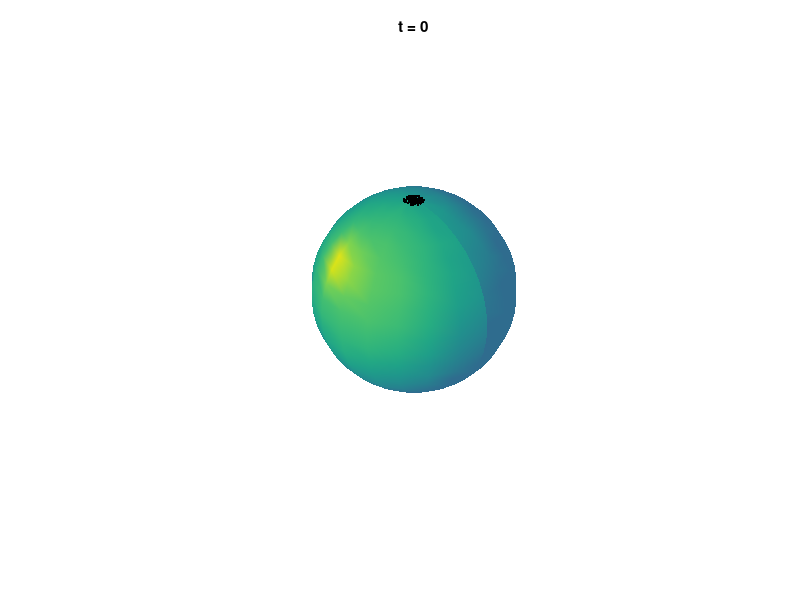

Write MATLAB code to recreate this figure. (Note: this script raises an error after producing the figure.)
%% 2-sphere: potential giving uniform density distribution at equilibrium

%% Radius and number of particles
clear, close all;

R=1;
N = 140;

filename = 'obstacle_w_quiver.gif';

%% time-step
dt=10^-2;
tmax=200;
step_num=ceil(tmax/dt);
dt = tmax/step_num;
frame_skip = floor(step_num/100);
% frame_skip = 1;
%% initial condition and boundary
% phi from 0 to 2pi
phi=rand(1,N)'*2*pi;
% phi = linspace(0,2*pi,N+1); phi = (phi(1:end-1))';

% th from 0 to pi, angle from z-axis
th=rand(1,N)'*0.1;
th_bd=0.5*pi;

I = (th >= th_bd); % indices of particles that have reached the boundary

[X,Y,Z] = sph2cart(phi,pi/2-th,R);



%% Plot particles
F = figure;
H = plot3(X,Y,Z,'k.'); hold on;
title('t = 0');
p_axis=R*1.5;
axis([-p_axis, p_axis,-p_axis, p_axis,-p_axis, p_axis]);

H2 = [];

%% plot sphere
[x,y,z]=sphere;
Re=R-eps;
sph = surfl(x*Re, y*Re, z*Re);
set(sph, 'FaceAlpha', 1)
shading interp;
axis square;
az = 45;
el = 30;
% el = -90;
view(az, el);
axis off;
% set(gca,'nextplot','replacechildren','visible','off')

%% Forward Euler
dth=zeros(N,1);
dphi=zeros(N,1);
% kp=1/R^2;

for k=0:step_num
    
    % display message for velocity blow-up or reaching equilibrium
    
    
    if norm([dth;dphi],Inf) > 10^6
        disp(['Speed blow up at t = ' num2str(dt*k)]);
        break;
    elseif and( and(norm(dth,Inf) < 10^-3, norm(dphi,Inf) < 10^-3), k>0 )
        disp(['Speed very small at t = ' num2str(dt*k-1)]);
        break;
    end
    
    
    % plot
    [X,Y,Z] = sph2cart(phi,pi/2-th,R);
    
    if mod(k,frame_skip)==0 % plot frames at the frequency we want
        % plot particles
        set(H,{'xdata','ydata','zdata'},{X,Y,Z});
        title(['t = ' num2str(k*dt)]);
        
        % plot quiver
        if any(I);   % check if particles have reached the boundary
            % calculate quiver
            dX = R*sin(th).*(cos(phi+dphi)-cos(phi));
            dY = R*sin(th).*(sin(phi+dphi)-sin(phi));
            dZ = R*(cos(th+dth) - cos(th));
            
            
            % normalize quiver
            % scale = sqrt(dX.^2 + dY.^2 + dZ.^2);
            % dX = dX./scale;
            % dY = dY./scale;
            % dZ = dZ./scale;
            
            delete(H2);
            H2 = quiver3(X(I),Y(I),Z(I), dX(I), dY(I), dZ(I),'color','red');
        end
        
        drawnow;
        
        im = frame2im(getframe(F));
        [imind,cm] = rgb2ind(im,256);
        
        % Write to the GIF File
        if k == 0
            imwrite(imind,cm,filename,'gif', 'Loopcount',inf);
        else
            imwrite(imind,cm,filename,'gif','WriteMode','append');
        end
    end
    
    
    
    
    % calculate new dth, dphi
    for i=1:N
        th_i=th(i);
        phi_i=phi(i);
        
        sum_th = 0;
        sum_phi = 0;
        for j=1:N
            if j==i
                continue;
            else
                
                th_j=th(j);
                phi_j=phi(j);
                
                sin_th_i = sin(th_i);
                sin_th_j = sin(th_j);
                cos_th_i = cos(th_i);
                cos_th_j = cos(th_j);
                
                z=cos_th_i*cos_th_j + sin_th_i*sin_th_j*cos(phi_i-phi_j);
                
                % sin potential
                w = 1/(4*pi) * cot(acos(z)/2) / sqrt(1-z^2) ; % dK/dz
                % cot(angle/2) / sin(angle)
                
                
                % tan potential
                % w = - 1/ (2*pi * (1-z^2) ); % simplified using double angle identity
                
                % cos potential
                % w =  1/(4*pi) * tan(acos(z)/2) / sqrt(1-z^2);
                
                % test
                % w =  1/(4*pi) * z / sqrt(1-z^2);
                
                sum_th = sum_th + ( -sin_th_i * cos_th_j + cos_th_i * sin_th_j * cos(phi_i-phi_j) ) * w / R^2;
                
                sum_phi = sum_phi - sin_th_i * sin_th_j * sin(phi_i - phi_j) * w / ( R^2 * sin_th_i^2);
            end
        end
        dth(i)=-sum_th/N;
        dphi(i)=-sum_phi/N;
    end
    
    
    % make sure th stay in 0 to pi
    th = th + dt*dth;
    J1 = (th >=pi);
    th(J1) = 2*pi- th(J1);
    J2 = (th <=0);
    th(J2) = -th(J2);
    
    % make sure phi stay in 0 to 2pi
    phi=mod(phi+dt*dphi,2*pi);
    
    % project back to boundary, keep I value for plotting in next loop
    I = (th >= th_bd);
    th(I) = th_bd;
    
end

imwrite(im,map,'Sphere_aggregation.gif','DelayTime',0,'LoopCount',inf)

%% plot equilibirum
% 
% set(H,{'xdata','ydata','zdata'},{X,Y,Z});
% title(['t = ' num2str(k*dt)]);
